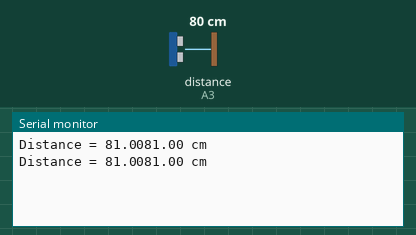
The sketch below on a simulated Teensy 3. On the bench: the last lines printed to the serial monitor. The test bench sets the inputs (shaded band); at power-on: distance to the obstacle (sensor on A3) 80 cm. The echo pulse lasts 58.3 µs per cm.

Above: at 1.8 s.
1.9 s: distance to the obstacle (sensor on A3) set to 4 cm
At 2.4 s:
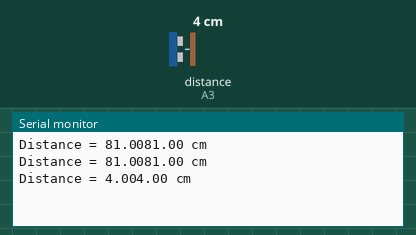
3.4 s: distance to the obstacle (sensor on A3) set to 2 cm
At 4.8 s:
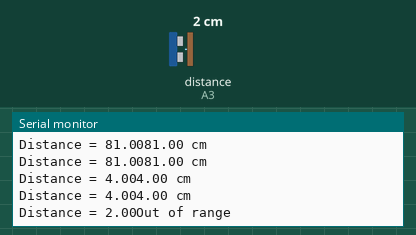

Measured:
- the behaviour switches between 3 and 2 cm on distance to the obstacle (sensor on A3) (found by bisection; images 1 and 2)
- after the input at 1.9 s, the serial monitor: prints a new line after 0.11 s (image 1)
- after the input at 3.4 s, the serial monitor: prints a new line after 0.61 s (image 2)

The sketch:

ultra.ino
```cpp
// This uses Serial Monitor to display Range Finder distance readings

// Include NewPing Library
#include "NewPing.h"

// Hook up HC-SR04 with Trig to Arduino Pin 9, Echo to Arduino pin 10
#define TRIGGER_PIN 16
#define ECHO_PIN 17

// Maximum distance we want to ping for (in centimeters).
#define MAX_DISTANCE 400

// NewPing setup of pins and maximum distance.
NewPing sonar(TRIGGER_PIN, ECHO_PIN, MAX_DISTANCE);
float duration, distance;

void setup()
{
	Serial.begin(115200);
}

void loop()
{
	// Send ping, get distance in cm
	distance = sonar.ping_cm();

	// Send results to Serial Monitor
	Serial.print("Distance = ");
  Serial.print(distance);

	if (distance >= 400 || distance <= 2)
	{
		Serial.println("Out of range");
	}
	else
	{
		Serial.print(distance);
		Serial.println(" cm");
	}
	delay(1000);
}
```
